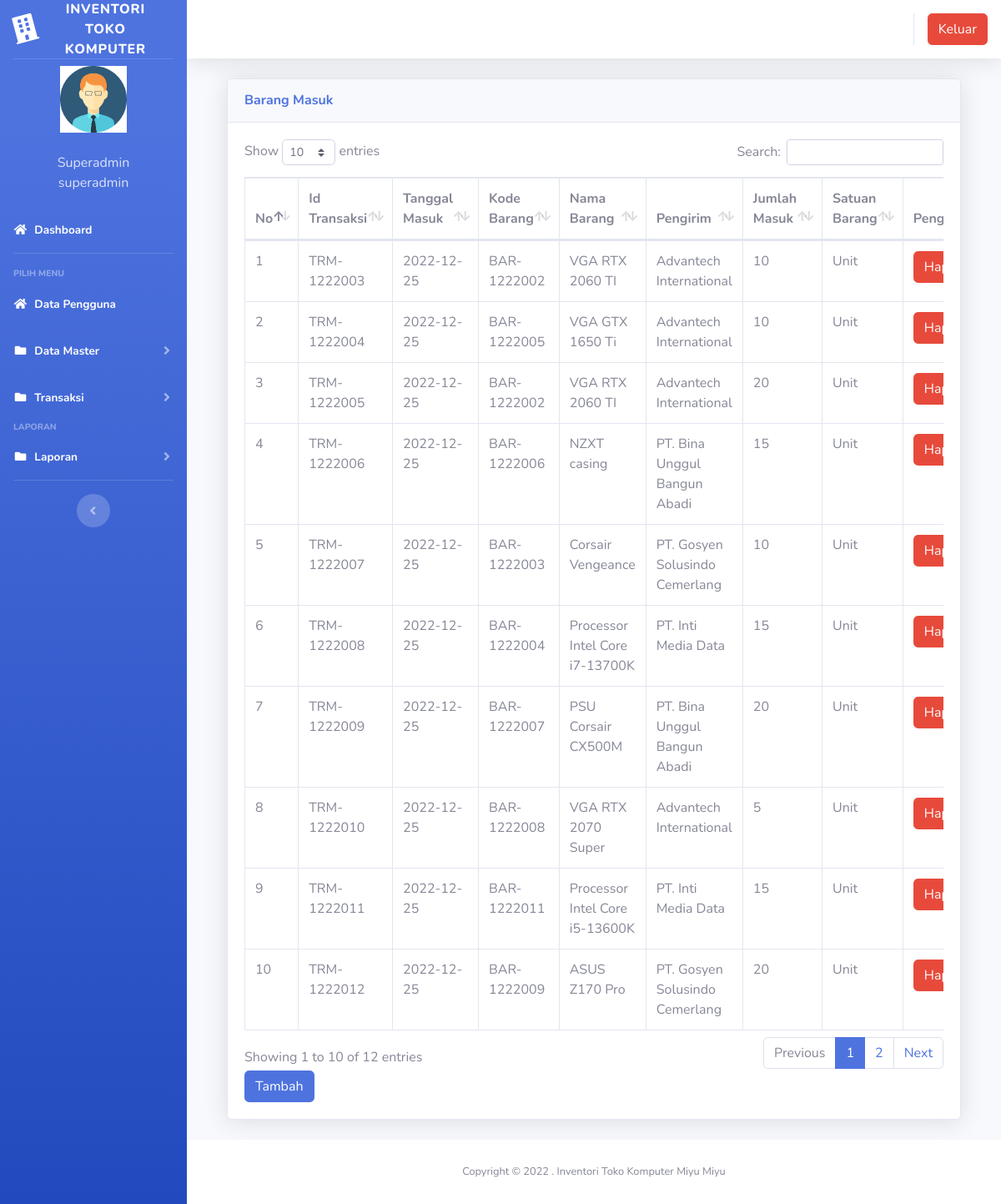
/index3.php?page=barangmasuk (signed in), run on the app's committed database.
### tables this page shows
CREATE TABLE `users` (
  `id` int(11) NOT NULL,
  `nik` varchar(10) NOT NULL,
  `nama` varchar(100) NOT NULL,
  `alamat` varchar(200) NOT NULL,
  `telepon` varchar(100) NOT NULL,
  `username` varchar(100) NOT NULL,
  `password` varchar(100) NOT NULL,
  `level` varchar(25) NOT NULL DEFAULT 'member',
  `foto` varchar(25) NOT NULL
);

CREATE TABLE `barang_masuk` (
  `id` int(11) NOT NULL,
  `id_transaksi` varchar(100) NOT NULL,
  `tanggal` date NOT NULL,
  `kode_barang` varchar(100) NOT NULL,
  `nama_barang` varchar(100) NOT NULL,
  `pengirim` varchar(100) NOT NULL,
  `jumlah` varchar(100) NOT NULL,
  `satuan` varchar(100) NOT NULL
);

### page/barangmasuk/barangmasuk.php (the view, shortened to what this page needs)
<div class="container-fluid">
  <div class="card shadow mb-4">
    <div class="card-header py-3">
      <h6 class="m-0 font-weight-bold text-primary">Barang Masuk</h6>
    </div>
    <div class="card-body">
      <div class="table-responsive">
        <table class="table table-bordered" id="dataTable" width="100%" cellspacing="0">
        <thead>
                                <tr>
			<th>No</th>
			<th>Id Transaksi</th>
			<th>Tanggal Masuk</th>
			<th>Kode Barang</th>
			<th>Nama Barang</th>
			<th>Pengirim</th>
			<th>Jumlah Masuk</th>
			<th>Satuan Barang</th>
			<th>Pengaturan</th>
                                </tr>
		</thead>
          <tbody>
            <?php
	$no = 1;
	$sql = $koneksi->query("select * from barang_masuk");
	while ($data = $sql->fetch_assoc()) {
	?>
                                <tr>
                                    <td><?php echo $no++; ?></td>
			<td><?php echo $data['id_transaksi'] ?></td>
			<td><?php echo $data['tanggal'] ?></td>
			<td><?php echo $data['kode_barang'] ?></td>
			<td><?php echo $data['nama_barang'] ?></td>
			<td><?php echo $data['pengirim'] ?></td>
			<td><?php echo $data['jumlah'] ?></td>
			<td><?php echo $data['satuan'] ?></td>
			<td>
			<a onclick="return confirm('Apakah anda yakin akan menghapus data ini?')" href="?page=barangmasuk&aksi=hapusbarangmasuk&id_transaksi=<?php echo $data['id_transaksi'] ?>" class="btn btn-danger" >Hapus</a>
			</td>
                                </tr>
	<?php }?>
		   </tbody>
                        </table>
<a href="?page=barangmasuk&aksi=tambahbarangmasuk" class="btn btn-primary" >Tambah</a>
      </div>
    </div>
  </div>
</div>

### index3.php (shortened to what this page needs)
<?php
	$koneksi = new mysqli("localhost","root","","inventori");
	?>
<!DOCTYPE html>
<html lang="en">
<head>
  <link href="vendor/fontawesome-free/css/all.min.css" rel="stylesheet" type="text/css">
  <link href="css/sb-admin-2.min.css" rel="stylesheet">
  <link href="vendor/datatables/dataTables.bootstrap4.min.css" rel="stylesheet">
</head>
<body id="page-top">
  <div id="wrapper">
    <ul class="navbar-nav bg-gradient-primary sidebar sidebar-dark accordion" id="accordionSidebar">
      <a class="sidebar-brand d-flex align-items-center justify-content-center" href="index3.php">
        <div class="sidebar-brand-icon rotate-n-15">
          <i class="fas fa-building"></i>
        </div>
        <div class="sidebar-brand-text mx-2">Inventori Toko Komputer</div>
      </a>
      <hr class="sidebar-divider my-0">
 <?php
   if ($_SESSION['superadmin']) {
	   $user = $_SESSION['superadmin'];
   }
   $sql =$koneksi->query("select * from users where id='$user'");
   $data = $sql->fetch_assoc();
   ?>
    <li class="d-flex align-items-center justify-content-center">
        <a class="nav-link">
		 <img src="img/<?php echo $data['foto']?>" class="img-circle" width="80" alt="User"/></a>
	  </li>
		 <li class="nav-item ">
        <a class="nav-link">
         	<div class="d-flex align-items-center justify-content-center" class="name">  <?php echo  $data['nama'];?></div></font>
			<div class="d-flex align-items-center justify-content-center" class="email"><?php echo $data['level'];?></div>
		 </a>
      </li>
      <li class="nav-item active">
        <a class="nav-link" href="?page=home3">
          <i class="fas fa-fw fa-home"></i>
          <span>Dashboard</span></a>
      </li>
      <hr class="sidebar-divider">
      <div class="sidebar-heading">
        Pilih Menu
      </div>
	    <li class="nav-item active">
        <a class="nav-link" href="?page=pengguna">
          <i class="fas fa-fw fa-home"></i>
          <span>Data Pengguna</span></a>
      </li>
	   <li class="nav-item active">
        <a class="nav-link collapsed" href="#" data-toggle="collapse" data-target="#collapseData" aria-expanded="true" aria-controls="collapseData">
          <i class="fas fa-fw fa-folder"></i>
          <span>Data Master</span>
        </a>
      </li>
	    <li class="nav-item active">
        <a class="nav-link collapsed" href="#" data-toggle="collapse" data-target="#collapsePages" aria-expanded="true" aria-controls="collapsePages">
          <i class="fas fa-fw fa-folder"></i>
          <span>Transaksi</span>
        </a>
      </li>
      <div class="sidebar-heading">
        Laporan
      </div>
	     <li class="nav-item active">
        <a class="nav-link collapsed" href="#" data-toggle="collapse" data-target="#collapseLaporan" aria-expanded="true" aria-controls="collapseLaporan">
          <i class="fas fa-fw fa-folder"></i>
          <span>Laporan</span>
        </a>
      </li>
      <hr class="sidebar-divider d-none d-md-block">
      <div class="text-center d-none d-md-inline">
        <button class="rounded-circle border-0" id="sidebarToggle"></button>
      </div>
    </ul>
    <div id="content-wrapper" class="d-flex flex-column">
      <div id="content">
        <nav class="navbar navbar-expand navbar-light bg-white topbar mb-4 static-top shadow">
          <ul class="navbar-nav ml-auto">
            <li class="nav-item dropdown no-arrow">
			 <div class="top-menu">
        <ul class="nav pull-right top-menu">
           <li><a onclick="return confirm('Apakah anda yakin akan logout?')" class="btn btn-danger" class="logout" href="logout.php">Keluar</a></li>
        </ul>
      </div>
            </li>
          </ul>
        </nav>
        <div class="container-fluid">
		 <section class="content">
		      <?php
			   $page = $_GET['page'];
			   $aksi = $_GET['aksi'];
				   if ($page == "barangmasuk") {
				   if ($aksi == "") {
					   include "page/barangmasuk/barangmasuk.php";
				   }
			   }
			   ?>
    </section>
</div>
      <footer class="sticky-footer bg-white">
        <div class="container my-auto">
          <div class="copyright text-center my-auto">
            <span>Copyright &copy; 2022 . Inventori Toko Komputer Miyu Miyu</span>
          </div>
        </div>
      </footer>
    </div>
  </div>
  </div>
</body>
</html>

### data on the page
users: foto (picture), nama "Superadmin", level "superadmin"
barang_masuk: id_transaksi "TRM-1222003", tanggal "2022-12-25", kode_barang "BAR-1222002", nama_barang "VGA RTX 2060 TI", pengirim "Advantech International", jumlah "10", satuan "Unit"
barang_masuk: id_transaksi "TRM-1222004", tanggal "2022-12-25", kode_barang "BAR-1222005", nama_barang "VGA GTX 1650 Ti", pengirim "Advantech International", jumlah "10", satuan "Unit"
barang_masuk: id_transaksi "TRM-1222005", tanggal "2022-12-25", kode_barang "BAR-1222002", nama_barang "VGA RTX 2060 TI", pengirim "Advantech International", jumlah "20", satuan "Unit"
barang_masuk: id_transaksi "TRM-1222006", tanggal "2022-12-25", kode_barang "BAR-1222006", nama_barang "NZXT casing", pengirim "PT. Bina Unggul Bangun Abadi", jumlah "15", satuan "Unit"
barang_masuk: id_transaksi "TRM-1222007", tanggal "2022-12-25", kode_barang "BAR-1222003", nama_barang "Corsair Vengeance", pengirim "PT. Gosyen Solusindo Cemerlang", jumlah "10", satuan "Unit"
barang_masuk: id_transaksi "TRM-1222008", tanggal "2022-12-25", kode_barang "BAR-1222004", nama_barang "Processor Intel Core i7-13700K", pengirim "PT. Inti Media Data", jumlah "15", satuan "Unit"
barang_masuk: id_transaksi "TRM-1222009", tanggal "2022-12-25", kode_barang "BAR-1222007", nama_barang "PSU Corsair CX500M", pengirim "PT. Bina Unggul Bangun Abadi", jumlah "20", satuan "Unit"
barang_masuk: id_transaksi "TRM-1222010", tanggal "2022-12-25", kode_barang "BAR-1222008", nama_barang "VGA RTX 2070 Super", pengirim "Advantech International", jumlah "5", satuan "Unit"
barang_masuk: id_transaksi "TRM-1222011", tanggal "2022-12-25", kode_barang "BAR-1222011", nama_barang "Processor Intel Core i5-13600K", pengirim "PT. Inti Media Data", jumlah "15", satuan "Unit"
barang_masuk: id_transaksi "TRM-1222012", tanggal "2022-12-25", kode_barang "BAR-1222009", nama_barang "ASUS Z170 Pro", pengirim "PT. Gosyen Solusindo Cemerlang", jumlah "20", satuan "Unit"
